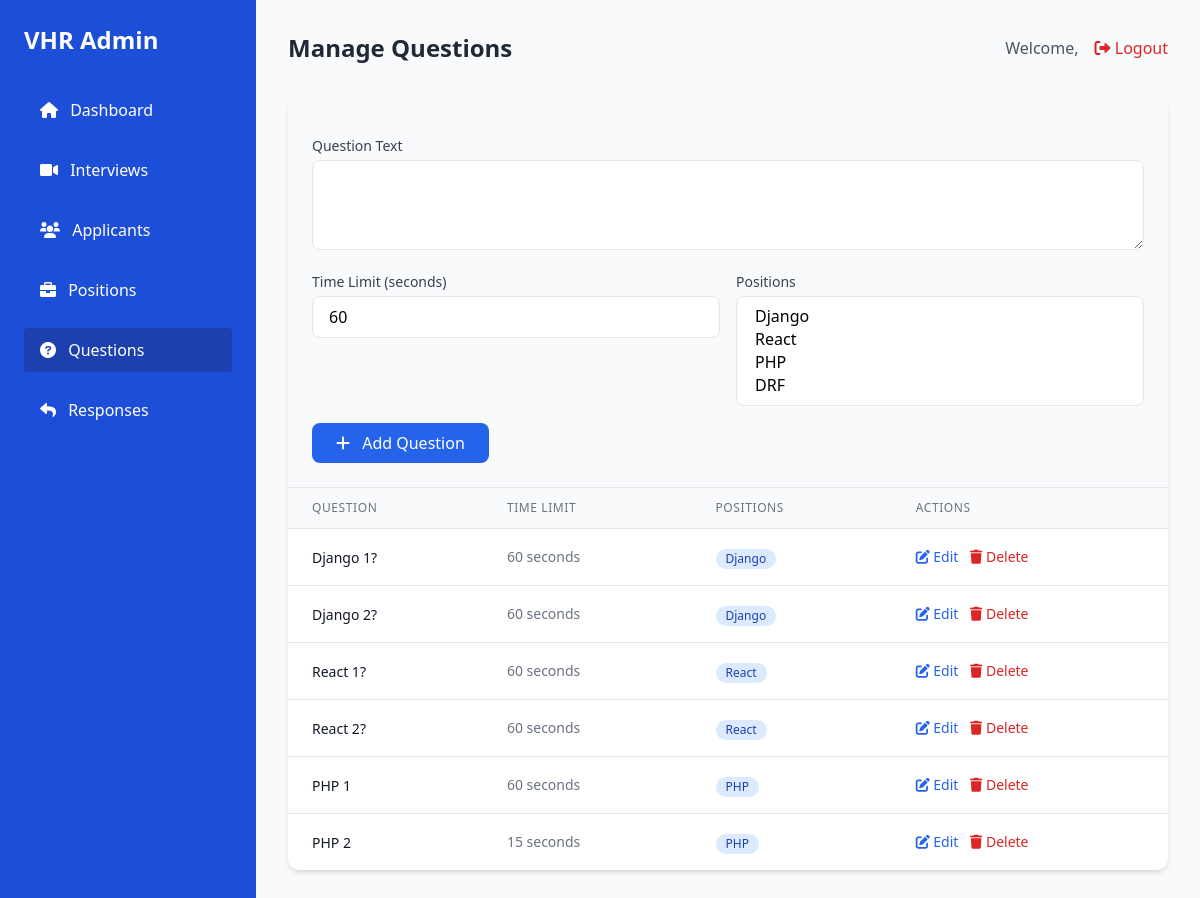
/questions/, run on an earlier commit of the app's database.
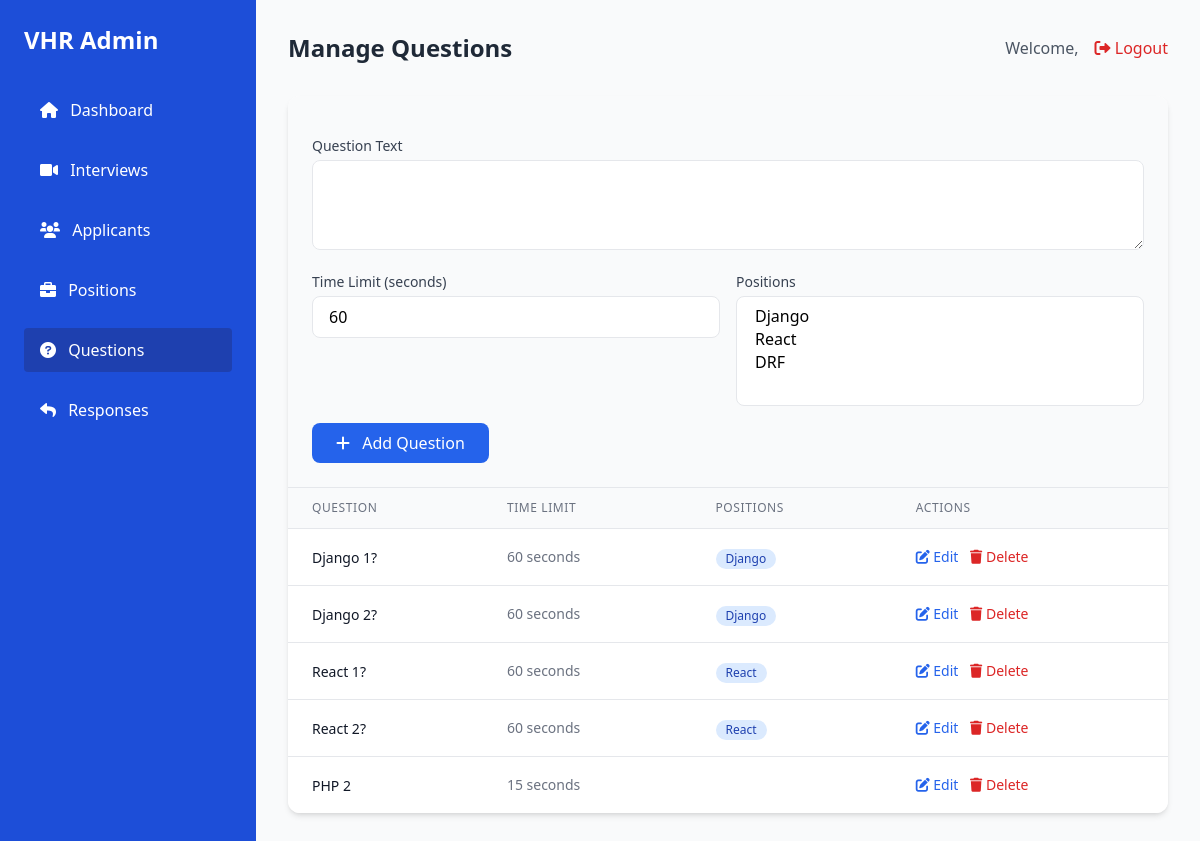
And on a later commit of the database.
### interviews/models.py (models this page shows, shortened)
class Question(models.Model):
    text = models.TextField()
    positions = models.ManyToManyField(Position, related_name="questions")
    time_limit = models.IntegerField(default=60)  # Time limit in seconds

class Position(models.Model):
    name = models.CharField(max_length=255, unique=True)

### interviews/views.py (the view)
# urls.py: path('questions/', manage_questions, name='manage_questions'),
def manage_questions(request):
    questions = Question.objects.all().prefetch_related('positions')
    positions = Position.objects.all()
    return render(request, 'admin/manage_questions.html', {
        'questions': questions,
        'positions': positions
    })

### interviews/templates/admin/manage_questions.html (shortened to what the changed rows need)
{% extends "admin/base_admin.html" %}
{% block page_title %}Manage Questions{% endblock %}
{% block admin_content %}
<div class="bg-white rounded-xl shadow-md overflow-hidden">
    <div class="p-6 bg-gray-50 border-b">
        <form method="POST" action="{% url 'add_question' %}" class="space-y-4">
            <div class="grid grid-cols-2 gap-4">
                <div>
                    <label class="block text-sm font-medium text-gray-700 mb-1">Positions</label>
                    <select name="positions" multiple required
                            class="w-full px-4 py-2 border rounded-lg focus:ring-2 focus:ring-blue-500 focus:border-blue-500">
                        {% for position in positions %}
                            <option value="{{ position.id }}">{{ position.name }}</option>
                        {% endfor %}
                    </select>
                </div>
            </div>
        </form>
    </div>
    <div class="overflow-x-auto">
        <table class="min-w-full divide-y divide-gray-200">
            <thead class="bg-gray-50">
                <tr>
                    <th class="px-6 py-3 text-left text-xs font-medium text-gray-500 uppercase tracking-wider">Question</th>
                    <th class="px-6 py-3 text-left text-xs font-medium text-gray-500 uppercase tracking-wider">Time Limit</th>
                    <th class="px-6 py-3 text-left text-xs font-medium text-gray-500 uppercase tracking-wider">Positions</th>
                    <th class="px-6 py-3 text-left text-xs font-medium text-gray-500 uppercase tracking-wider">Actions</th>
                </tr>
            </thead>
            <tbody class="bg-white divide-y divide-gray-200">
                {% for question in questions %}
                <tr class="hover:bg-gray-50 transition">
                    <td class="px-6 py-4">
                        <span class="text-sm text-gray-900">{{ question.text }}</span>
                    </td>
                    <td class="px-6 py-4 whitespace-nowrap text-sm text-gray-500">
                        {{ question.time_limit }} seconds
                    </td>
                    <td class="px-6 py-4 whitespace-nowrap">
                        {% for position in question.positions.all %}
                            <span class="inline-flex items-center px-2.5 py-0.5 rounded-full text-xs font-medium bg-blue-100 text-blue-800 mr-1">
                                {{ position.name }}
                            </span>
                        {% endfor %}
                    </td>
                    <td class="px-6 py-4 whitespace-nowrap text-sm font-medium space-x-2">
                        <button onclick="editQuestion({{ question.id }})"
                                class="text-blue-600 hover:text-blue-900">
                            <i class="fas fa-edit"></i> Edit
                        </button>
                        <button onclick="deleteQuestion({{ question.id }})"
                                class="text-red-600 hover:text-red-900">
                            <i class="fas fa-trash"></i> Delete
                        </button>
                    </td>
                </tr>
                {% empty %}
                <tr>
                    <td colspan="4" class="px-6 py-4 text-center text-gray-500">
                        No questions available. Add your first question above.
                    </td>
                </tr>
                {% endfor %}
            </tbody>
        </table>
    </div>
</div>
{% endblock %}

What changed in the data, as far as the page shows it:
removed Question: text "PHP 1", time_limit "60"
removed Position: {{ position.id }} 3 (drawn), name "PHP"
Also different on the page:
form field positions: "Django / React / PHP / DRF" → "Django / React / DRF"
